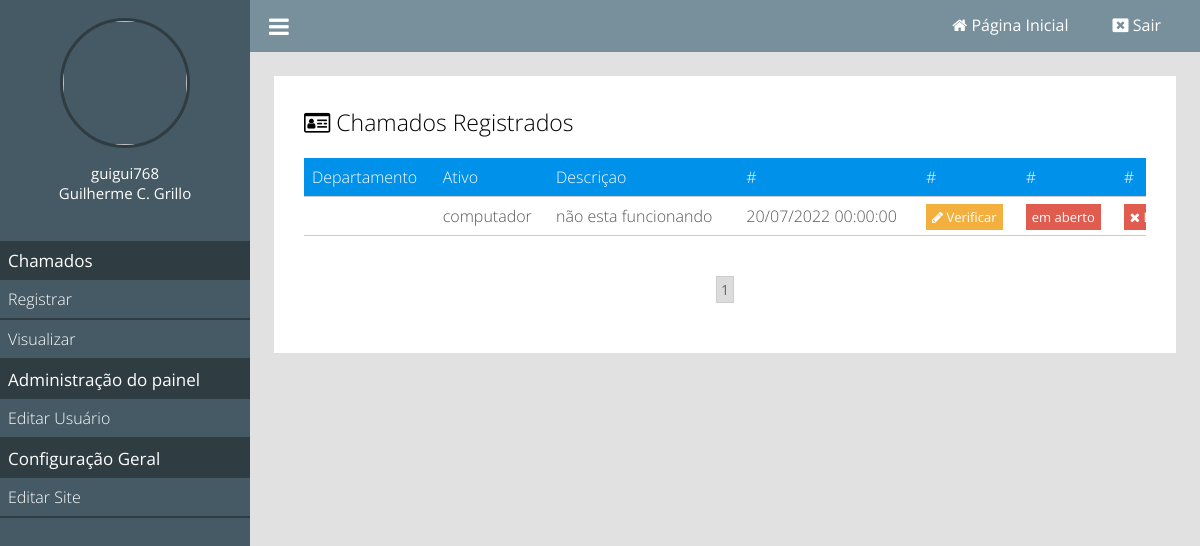
The app's page /gerenciar-chamados (signed in), older data.
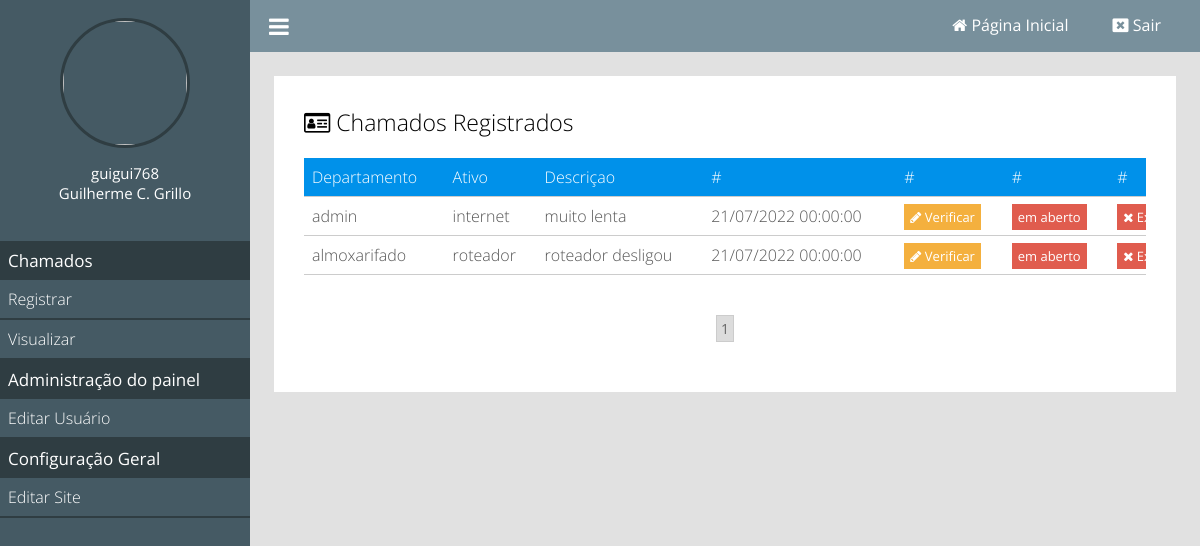
The same page, newer data.
### tables this page shows
CREATE TABLE `chamados` (
  `id` int(11) NOT NULL,
  `user_id` int(11) NOT NULL,
  `ativos_id` int(11) NOT NULL,
  `data` datetime NOT NULL DEFAULT current_timestamp(),
  `conteudo` text NOT NULL,
  `capa` varchar(255) DEFAULT NULL
);

CREATE TABLE `ativos` (
  `id` int(11) NOT NULL,
  `nome` varchar(255) NOT NULL
);

### classes/MySql.php (called while the page is built)
<?php
	class MySql{
		private static $pdo;
		public static function conectar(){
			if(self::$pdo == null){
				try{
				self::$pdo = new PDO('mysql:host='.HOST.';dbname='.DATABASE,USER,PASSWORD,array(PDO::MYSQL_ATTR_INIT_COMMAND => "SET NAMES utf8"));
				self::$pdo->setAttribute(PDO::ATTR_ERRMODE,PDO::ERRMODE_EXCEPTION);
				}catch(Exception $e){
					echo '<h2>Erro ao conectar</h2>';
				}
			}
			return self::$pdo;
		}
	}
?>

### pages/gerenciar-chamados.php (the view, shortened to what this page needs)
<?php
	$paginaAtual = isset($_GET['pagina']) ? (int)$_GET['pagina'] : 1;
	$porPagina = 6;
	$chamados = Painel::selectAll('chamados',($paginaAtual - 1) * $porPagina,$porPagina);
?>
<div class="box-content">
	<h2><i class="fa fa-id-card-o" aria-hidden="true"></i> Chamados Registrados</h2>
	<div class="wraper-table">
	<table>
		<tr>
			<td>Departamento</td>
			<td>Ativo</td>
			<td>Descriçao</td>
			<td>#</td>
			<td>#</td>
			<td>#</td>
			<td>#</td>
		</tr>
		<?php
			foreach ($chamados as $key => $value) {
			$usuario = Painel::select('tb_admin.usuarios','id=?',array($value['user_id']))['user'];
			$nomeAtivo = Painel::select('ativos','id=?',array($value['ativos_id']))['nome'];
		?>
		<tr>
			<td><?php echo $usuario; ?></td>
			<td><?php echo $nomeAtivo; ?></td>
			<td><?php echo $value['conteudo']; ?></td>
			<td><?php echo date('d/m/Y H:i:s',strtotime($value['data'])); ?></td>
			<td><a class="btn edit" href="<?php echo INCLUDE_PATH ?>finalizar-chamado?id=<?php echo $value['id']; ?>"><i class="fa fa-pencil"></i> Verificar </a></td>
			<td>
				<?php
					if($value['status'] == 1){
						echo '<a class="btn order">Finalizado</a>';
					}else{
						echo '<a class="btn delete">em aberto</a>';
					}
				?>
			</td>
			<td><a actionBtn="delete" class="btn delete" href="<?php echo INCLUDE_PATH ?>gerenciar-chamados?excluir=<?php echo $value['id']; ?>"><i class="fa fa-times"></i> Excluir</a></td>
		</tr>
		<?php } ?>
	</table>
	</div>
	<div class="paginacao">
		<?php
			$totalPaginas = ceil(count(Painel::selectAll('chamados')) / $porPagina);
			for($i = 1; $i <= $totalPaginas; $i++){
				if($i == $paginaAtual)
					echo '<a class="page-selected" href="'.INCLUDE_PATH.'gerenciar-chamados?pagina='.$i.'">'.$i.'</a>';
				else
					echo '<a href="'.INCLUDE_PATH.'gerenciar-chamados?pagina='.$i.'">'.$i.'</a>';
			}
		?>
	</div>
</div>

Row changes from the older to the newer data that the page shows:
removed chamados: ativos.nome "computador", conteudo "não esta funcionando", data "20/07/2022 00:00:00", shows "em aberto"
added chamados: user.user "admin", ativos.nome "internet", conteudo "muito lenta", data "21/07/2022 00:00:00", shows "em aberto"
added chamados: user.user "almoxarifado", ativos.nome "roteador", conteudo "roteador desligou", data "21/07/2022 00:00:00", shows "em aberto"
